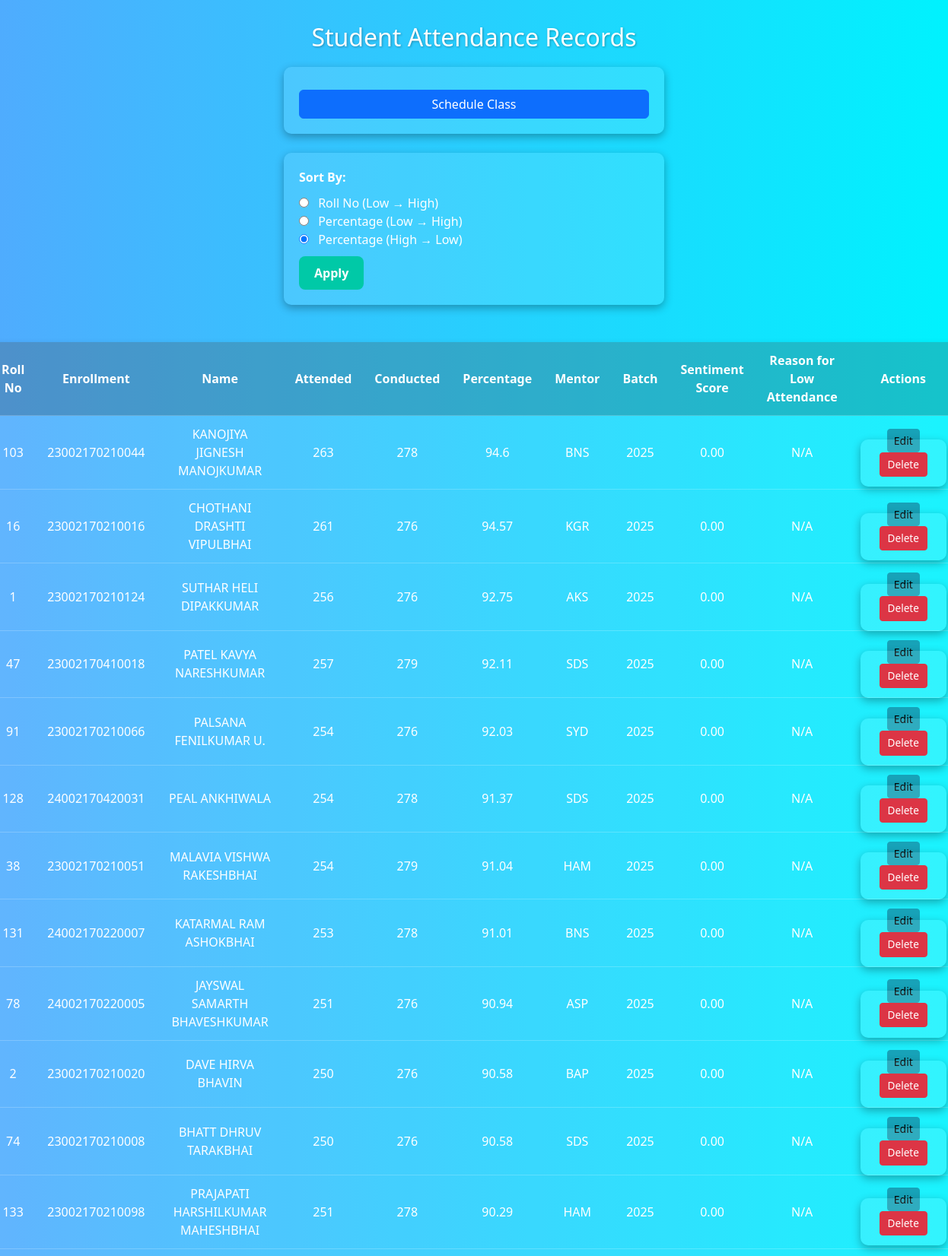
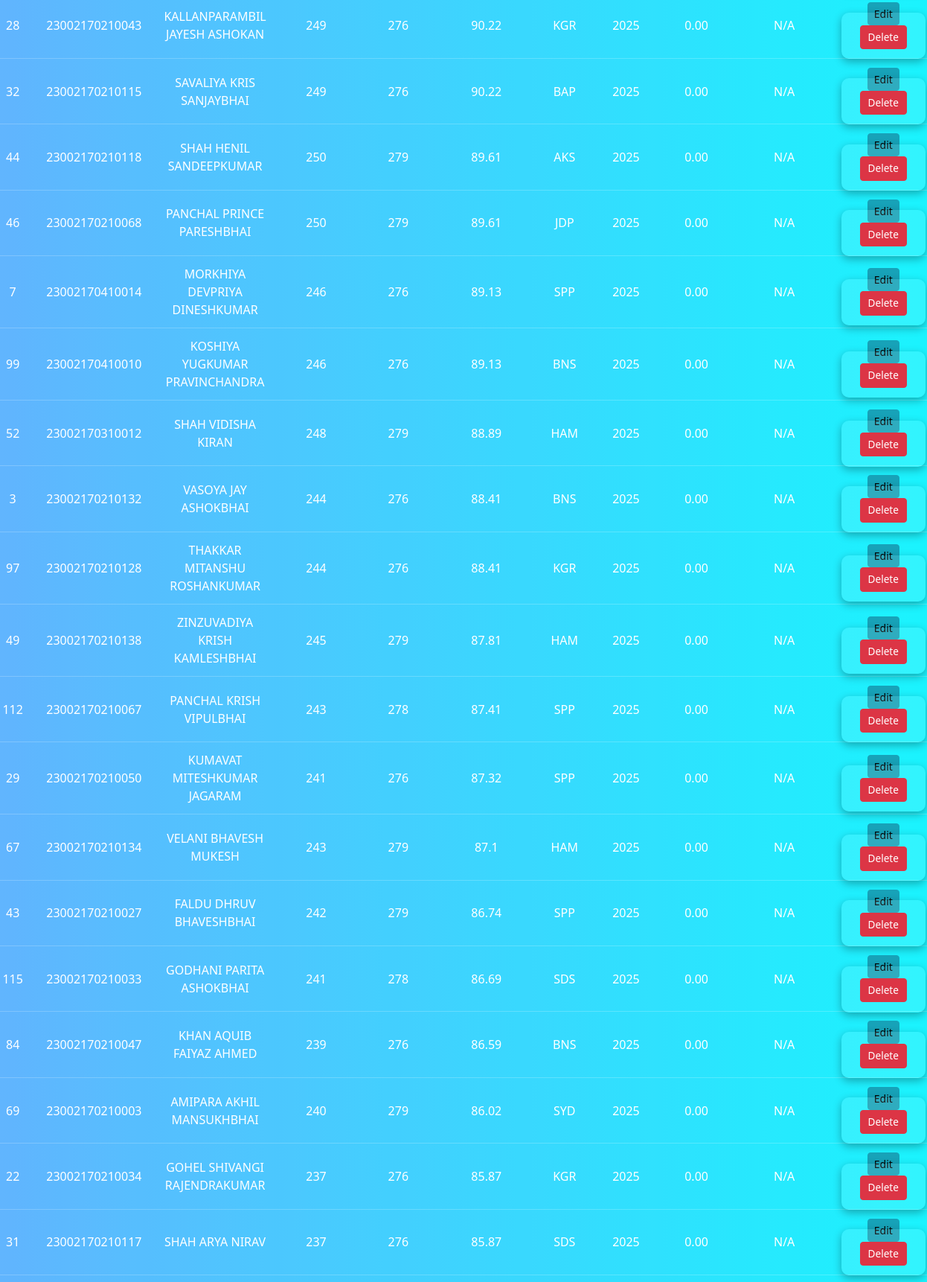
The page /students/ (upper part) on the database its author committed (2 pictures, top to bottom).
### attendance/models.py (models this page shows, shortened)
class Student(models.Model):
    roll_no = models.IntegerField()
    enrollment_no = models.CharField(max_length=20)
    name = models.CharField(max_length=200)
    attended = models.IntegerField()
    conducted = models.IntegerField()
    mentor = models.CharField(max_length=50)
    s_score = models.FloatField(default=0.0) # Ensure default for existing records
    batch = models.IntegerField()
    reason_for_low_attendance = models.TextField(blank=True, null=True) # New field
    @property
    def percentage(self):
        if self.conducted > 0:
            return round((self.attended / self.conducted) * 100, 2)
        return 0.0

### attendance/views.py (the view)
# urls.py: path("students/", views.student_list, name="student_list"),
def student_list(request):
    students = list(Student.objects.all())
    sort_by = request.GET.get("sort_by", "percentage_desc")
    if sort_by == "roll_asc":
        students.sort(key=lambda x: x.roll_no)
    elif sort_by == "roll_desc":
        students.sort(key=lambda x: x.roll_no, reverse=True)
    elif sort_by == "percentage_asc":
        students.sort(key=lambda x: x.percentage)
    else:  # "percentage_desc"
        students.sort(key=lambda x: x.percentage, reverse=True)
    return render(request, "student_list.html", {"students": students, "sort_by": sort_by})

### attendance/templates/student_list.html (shortened to what this page needs)
<!DOCTYPE html>
<html lang="en">
<head>
    <link href="https://cdn.jsdelivr.net/npm/bootstrap@5.3.3/dist/css/bootstrap.min.css" rel="stylesheet">
</head>
<body>
    <h2>Student Attendance Records</h2>
    <form method="post" action="{% url 'schedule_class' %}">
        <button type="submit" class="btn btn-primary w-100">Schedule Class</button>
    </form>
    <form method="get" action="">
        <label>Sort By:</label>
        <input type="radio" name="sort_by" value="roll_asc" {% if sort_by == "roll_asc" %}checked{% endif %}> Roll No (Low → High)<br>
        <input type="radio" name="sort_by" value="percentage_asc" {% if sort_by == "percentage_asc" %}checked{% endif %}> Percentage (Low → High)<br>
        <input type="radio" name="sort_by" value="percentage_desc" {% if sort_by == "percentage_desc" %}checked{% endif %}> Percentage (High → Low)<br>
        <button type="submit">Apply</button>
    </form>
    <br>
    <table>
        <thead>
            <tr>
                <th>Roll No</th>
                <th>Enrollment</th>
                <th>Name</th>
                <th>Attended</th>
                <th>Conducted</th>
                <th>Percentage</th>
                <th>Mentor</th>
                <th>Batch</th>
                <th>Sentiment Score</th>
                <th>Reason for Low Attendance</th>
                <th>Actions</th>
            </tr>
        </thead>
        <tbody>
            {% for student in students %}
            <tr>
                <td>{{ student.roll_no }}</td>
                <td>{{ student.enrollment_no }}</td>
                <td>{{ student.name }}</td>
                <td>{{ student.attended }}</td>
                <td>{{ student.conducted }}</td>
                <td>{{ student.percentage }}</td>
                <td>{{ student.mentor }}</td>
                <td>{{ student.batch }}</td>
                <td>{{ student.s_score|floatformat:2 }}</td>
                <td>{{ student.reason_for_low_attendance|default:"N/A" }}</td>
                <td class="action-buttons">
                    <a href="{% url 'student_edit' student.pk %}" class="btn btn-info btn-sm">Edit</a>
                    <form action="{% url 'student_delete' student.pk %}" method="post" style="display:inline;">
                        <button type="submit" class="btn btn-danger btn-sm">Delete</button>
                    </form>
                </td>
            </tr>
            {% endfor %}
        </tbody>
    </table>
</body>
</html>

### attendance/templates/student_list.html (style rules this page uses)
body { font-family: 'Segoe UI', Tahoma, Geneva, Verdana, sans-serif; background: linear-gradient(to right, #4facfe, #00f2fe); color: #fff; margin: 0; padding: 30px 20px; display: flex; flex-direction: column; align-items: center; min-height: 100vh; }
h2 { font-size: 2rem; margin-bottom: 20px; text-shadow: 1px 1px 3px rgba(0, 0, 0, 0.3); }
form { background-color: rgba(255, 255, 255, 0.1); padding: 20px; border-radius: 10px; box-shadow: 0 4px 12px rgba(0, 0, 0, 0.3); margin-bottom: 25px; width: 100%; max-width: 500px; }
label { font-weight: bold; display: block; margin-bottom: 10px; }
input[type="radio"] { margin-right: 8px; }
button { padding: 10px 20px; background-color: #00c9a7; color: #fff; border: none; border-radius: 8px; font-weight: bold; cursor: pointer; transition: background 0.3s; margin-top: 10px; }
table { border-collapse: collapse; width: 90%; max-width: 1200px; background-color: rgba(255, 255, 255, 0.1); box-shadow: 0 4px 10px rgba(0, 0, 0, 0.2); border-radius: 10px; overflow: hidden; }
table th, table td { padding: 12px 15px; text-align: center; border-bottom: 1px solid rgba(255, 255, 255, 0.2); }
table th { background-color: rgba(0, 0, 0, 0.2); font-weight: bold; }
.action-buttons button { margin: 0 5px; padding: 5px 10px; font-size: 0.85rem; }
.btn-info { background-color: #17a2b8; border-color: #17a2b8; }
.btn-danger { background-color: #dc3545; border-color: #dc3545; }

### rows shown on the page
Student: roll_no "103", enrollment_no "23002170210044", name "KANOJIYA JIGNESH MANOJKUMAR", attended "263", conducted "278", percentage "94.6", mentor "BNS", batch "2025", s_score "0.00", reason_for_low_attendance "N/A"
Student: roll_no "16", enrollment_no "23002170210016", name "CHOTHANI DRASHTI VIPULBHAI", attended "261", conducted "276", percentage "94.57", mentor "KGR", batch "2025", s_score "0.00", reason_for_low_attendance "N/A"
Student: roll_no "1", enrollment_no "23002170210124", name "SUTHAR HELI DIPAKKUMAR", attended "256", conducted "276", percentage "92.75", mentor "AKS", batch "2025", s_score "0.00", reason_for_low_attendance "N/A"
Student: roll_no "47", enrollment_no "23002170410018", name "PATEL KAVYA NARESHKUMAR", attended "257", conducted "279", percentage "92.11", mentor "SDS", batch "2025", s_score "0.00", reason_for_low_attendance "N/A"
Student: roll_no "91", enrollment_no "23002170210066", name "PALSANA FENILKUMAR U.", attended "254", conducted "276", percentage "92.03", mentor "SYD", batch "2025", s_score "0.00", reason_for_low_attendance "N/A"
Student: roll_no "128", enrollment_no "24002170420031", name "PEAL ANKHIWALA", attended "254", conducted "278", percentage "91.37", mentor "SDS", batch "2025", s_score "0.00", reason_for_low_attendance "N/A"
Student: roll_no "38", enrollment_no "23002170210051", name "MALAVIA VISHWA RAKESHBHAI", attended "254", conducted "279", percentage "91.04", mentor "HAM", batch "2025", s_score "0.00", reason_for_low_attendance "N/A"
Student: roll_no "131", enrollment_no "24002170220007", name "KATARMAL RAM ASHOKBHAI", attended "253", conducted "278", percentage "91.01", mentor "BNS", batch "2025", s_score "0.00", reason_for_low_attendance "N/A"
Student: roll_no "78", enrollment_no "24002170220005", name "JAYSWAL SAMARTH BHAVESHKUMAR", attended "251", conducted "276", percentage "90.94", mentor "ASP", batch "2025", s_score "0.00", reason_for_low_attendance "N/A"
Student: roll_no "2", enrollment_no "23002170210020", name "DAVE HIRVA BHAVIN", attended "250", conducted "276", percentage "90.58", mentor "BAP", batch "2025", s_score "0.00", reason_for_low_attendance "N/A"
Student: roll_no "74", enrollment_no "23002170210008", name "BHATT DHRUV TARAKBHAI", attended "250", conducted "276", percentage "90.58", mentor "SDS", batch "2025", s_score "0.00", reason_for_low_attendance "N/A"
Student: roll_no "133", enrollment_no "23002170210098", name "PRAJAPATI HARSHILKUMAR MAHESHBHAI", attended "251", conducted "278", percentage "90.29", mentor "HAM", batch "2025", s_score "0.00", reason_for_low_attendance "N/A"
Student: roll_no "28", enrollment_no "23002170210043", name "KALLANPARAMBIL JAYESH ASHOKAN", attended "249", conducted "276", percentage "90.22", mentor "KGR", batch "2025", s_score "0.00", reason_for_low_attendance "N/A"
Student: roll_no "32", enrollment_no "23002170210115", name "SAVALIYA KRIS SANJAYBHAI", attended "249", conducted "276", percentage "90.22", mentor "BAP", batch "2025", s_score "0.00", reason_for_low_attendance "N/A"
Student: roll_no "44", enrollment_no "23002170210118", name "SHAH HENIL SANDEEPKUMAR", attended "250", conducted "279", percentage "89.61", mentor "AKS", batch "2025", s_score "0.00", reason_for_low_attendance "N/A"
Student: roll_no "46", enrollment_no "23002170210068", name "PANCHAL PRINCE PARESHBHAI", attended "250", conducted "279", percentage "89.61", mentor "JDP", batch "2025", s_score "0.00", reason_for_low_attendance "N/A"
Student: roll_no "7", enrollment_no "23002170410014", name "MORKHIYA DEVPRIYA DINESHKUMAR", attended "246", conducted "276", percentage "89.13", mentor "SPP", batch "2025", s_score "0.00", reason_for_low_attendance "N/A"
Student: roll_no "99", enrollment_no "23002170410010", name "KOSHIYA YUGKUMAR PRAVINCHANDRA", attended "246", conducted "276", percentage "89.13", mentor "BNS", batch "2025", s_score "0.00", reason_for_low_attendance "N/A"
Student: roll_no "52", enrollment_no "23002170310012", name "SHAH VIDISHA KIRAN", attended "248", conducted "279", percentage "88.89", mentor "HAM", batch "2025", s_score "0.00", reason_for_low_attendance "N/A"
Student: roll_no "3", enrollment_no "23002170210132", name "VASOYA JAY ASHOKBHAI", attended "244", conducted "276", percentage "88.41", mentor "BNS", batch "2025", s_score "0.00", reason_for_low_attendance "N/A"
Student: roll_no "97", enrollment_no "23002170210128", name "THAKKAR MITANSHU ROSHANKUMAR", attended "244", conducted "276", percentage "88.41", mentor "KGR", batch "2025", s_score "0.00", reason_for_low_attendance "N/A"
Student: roll_no "49", enrollment_no "23002170210138", name "ZINZUVADIYA KRISH KAMLESHBHAI", attended "245", conducted "279", percentage "87.81", mentor "HAM", batch "2025", s_score "0.00", reason_for_low_attendance "N/A"
Student: roll_no "112", enrollment_no "23002170210067", name "PANCHAL KRISH VIPULBHAI", attended "243", conducted "278", percentage "87.41", mentor "SPP", batch "2025", s_score "0.00", reason_for_low_attendance "N/A"
Student: roll_no "29", enrollment_no "23002170210050", name "KUMAVAT MITESHKUMAR JAGARAM", attended "241", conducted "276", percentage "87.32", mentor "SPP", batch "2025", s_score "0.00", reason_for_low_attendance "N/A"
Student: roll_no "67", enrollment_no "23002170210134", name "VELANI BHAVESH MUKESH", attended "243", conducted "279", percentage "87.1", mentor "HAM", batch "2025", s_score "0.00", reason_for_low_attendance "N/A"
Student: roll_no "43", enrollment_no "23002170210027", name "FALDU DHRUV BHAVESHBHAI", attended "242", conducted "279", percentage "86.74", mentor "SPP", batch "2025", s_score "0.00", reason_for_low_attendance "N/A"
Student: roll_no "115", enrollment_no "23002170210033", name "GODHANI PARITA ASHOKBHAI", attended "241", conducted "278", percentage "86.69", mentor "SDS", batch "2025", s_score "0.00", reason_for_low_attendance "N/A"
Student: roll_no "84", enrollment_no "23002170210047", name "KHAN AQUIB FAIYAZ AHMED", attended "239", conducted "276", percentage "86.59", mentor "BNS", batch "2025", s_score "0.00", reason_for_low_attendance "N/A"
Student: roll_no "69", enrollment_no "23002170210003", name "AMIPARA AKHIL MANSUKHBHAI", attended "240", conducted "279", percentage "86.02", mentor "SYD", batch "2025", s_score "0.00", reason_for_low_attendance "N/A"
Student: roll_no "22", enrollment_no "23002170210034", name "GOHEL SHIVANGI RAJENDRAKUMAR", attended "237", conducted "276", percentage "85.87", mentor "KGR", batch "2025", s_score "0.00", reason_for_low_attendance "N/A"
Student: roll_no "31", enrollment_no "23002170210117", name "SHAH ARYA NIRAV", attended "237", conducted "276", percentage "85.87", mentor "SDS", batch "2025", s_score "0.00", reason_for_low_attendance "N/A"
